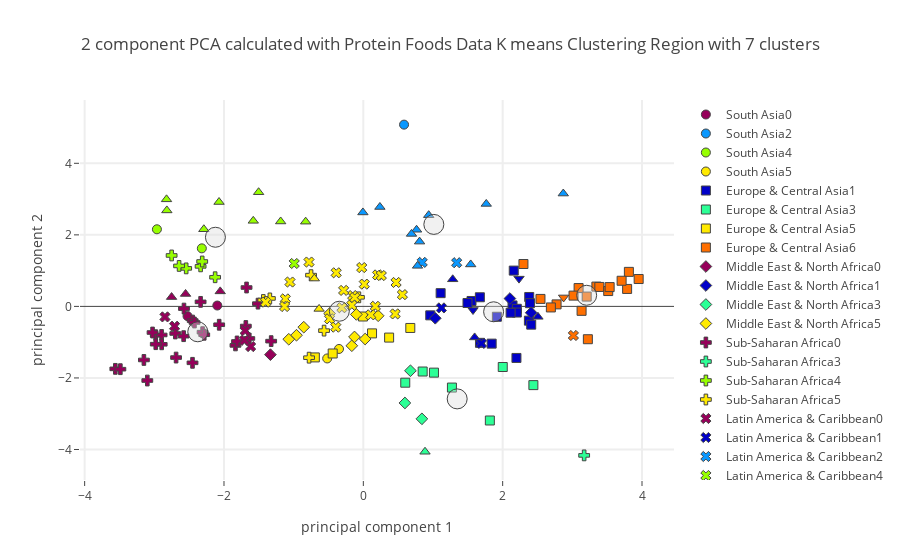

The notebook cell this image was saved under:
### Code cell
# Plot using plotly on Region level.

plot_plotly(protein_group_merged_df,"Region",region_centers,7,"Protein Foods",'')

### Figure 1 — Plotly figure (JSON) as saved in the notebook; plotly's stock layout.template omitted (floating-point values rounded to 4 significant figures)
{"data": [{"marker": {"color": "rgb(150,0,90)", "line": {"width": 1}, "size": 9, "symbol": 0}, "mode": "markers", "name": "South Asia0", "text": ["India", "Nepal"], "type": "scatter", "uid": "0c7c307b-0196-4684-9fcd-18c33885a10e", "x": [-2.096, -2.523], "y": [0.02439, -0.2714]}, {"marker": {"color": "rgb(0,0,200)", "line": {"width": 1}, "size": 9, "symbol": 0}, "mode": "markers", "name": "South Asia1", "text": [], "type": "scatter", "uid": "88d1b104-3154-4be4-bde7-05240ef96ac6", "x": [], "y": []}, {"marker": {"color": "rgb(10,152,255)", "line": {"width": 1}, "size": 9, "symbol": 0}, "mode": "markers", "name": "South Asia2", "text": ["Maldives"], "type": "scatter", "uid": "6b90b329-7bc9-4239-b20b-76a173948de7", "x": [0.5844], "y": [5.082]}, {"marker": {"color": "rgb(44,255,150)", "line": {"width": 1}, "size": 9, "symbol": 0}, "mode": "markers", "name": "South Asia3", "text": [], "type": "scatter", "uid": "798cfd6d-bc33-4e91-bceb-727db0a125a3", "x": [], "y": []}, {"marker": {"color": "rgb(151,255,0)", "line": {"width": 1}, "size": 9, "symbol": 0}, "mode": "markers", "name": "South Asia4", "text": ["Bangladesh", "Sri Lanka"], "type": "scatter", "uid": "d325b7d9-7504-4b1a-a966-a04b72f05106", "x": [-2.963, -2.318], "y": [2.156, 1.623]}, {"marker": {"color": "rgb(255,234,0)", "line": {"width": 1}, "size": 9, "symbol": 0}, "mode": "markers", "name": "South Asia5", "text": ["Afghanistan", "Pakistan"], "type": "scatter", "uid": "aab570bc-ba29-455e-af9e-dda1f9cb3596", "x": [-0.5187, -0.3491], "y": [-1.455, -1.19]}, {"marker": {"color": "rgb(255,111,0)", "line": {"width": 1}, "size": 9, "symbol": 0}, "mode": "markers", "name": "South Asia6", "text": [], "type": "scatter", "uid": "fae2ca85-bbde-469e-9f30-96d54910e8ae", "x": [], "y": []}, {"marker": {"color": "rgb(150,0,90)", "line": {"width": 1}, "size": 9, "symbol": 1}, "mode": "markers", "name": "Europe & Central Asia0", "text": [], "type": "scatter", "uid": "1fb6d173-2b68-410b-8d32-838c99be9329", "x": [], "y": []}, {"marker": {"color": "rgb(0,0,200)", "line": {"width": 1}, "size": 9, "symbol": 1}, "mode": "markers", "name": "Europe & Central Asia1", "text": ["Armenia", "Belgium", "Bulgaria", "Croatia", "Cyprus", "Czechia", "Greece", "Hungary", "Ireland", "Italy", "Montenegro", "Portugal", "Romania", "Slovakia", "Slovenia", "Switzerland", "Ukraine", "United Kingdom"], "type": "scatter", "uid": "2cef01e6-4c77-4d3f-bc70-7a117785f0d5", "x": [1.674, 2.141, 0.9604, 1.553, 1.11, 2.381, 2.198, 1.673, 2.377, 2.392, 2.41, 2.159, 1.842, 1.495, 1.917, 2.203, 2.203, 2.114], "y": [-1.018, 0.027, -0.2496, 0.1516, 0.3705, 0.2632, -1.441, 0.2556, -0.3982, 0.09001, -0.5105, 1.001, -1.041, 0.09486, -0.2896, -0.0672, -0.1715, -0.1765]}, {"marker": {"color": "rgb(10,152,255)", "line": {"width": 1}, "size": 9, "symbol": 1}, "mode": "markers", "name": "Europe & Central Asia2", "text": [], "type": "scatter", "uid": "b5c88c09-ea87-40d5-8c04-d430947bd07f", "x": [], "y": []}, {"marker": {"color": "rgb(44,255,150)", "line": {"width": 1}, "size": 9, "symbol": 1}, "mode": "markers", "name": "Europe & Central Asia3", "text": ["Albania", "Azerbaijan", "Kazakhstan", "Kyrgyzstan", "Turkey", "Turkmenistan", "Uzbekistan"], "type": "scatter", "uid": "33512725-523f-4309-8eb4-87cd6c443b20", "x": [2.441, 1.272, 2.001, 0.6016, 0.8515, 1.816, 1.014], "y": [-2.2, -2.269, -1.694, -2.133, -1.821, -3.189, -1.852]}, {"marker": {"color": "rgb(151,255,0)", "line": {"width": 1}, "size": 9, "symbol": 1}, "mode": "markers", "name": "Europe & Central Asia4", "text": [], "type": "scatter", "uid": "e620616f-462d-4414-91e9-9b1d4b06e39a", "x": [], "y": []}, {"marker": {"color": "rgb(255,234,0)", "line": {"width": 1}, "size": 9, "symbol": 1}, "mode": "markers", "name": "Europe & Central Asia5", "text": ["Bosnia and Herzegovina", "Georgia", "Republic of Moldova", "Serbia", "Tajikistan", "North Macedonia"], "type": "scatter", "uid": "37372f28-fee8-4ce6-b58d-759f6862ecf9", "x": [-0.4398, 0.3701, -0.005578, 0.6741, -0.6961, 0.1249], "y": [-1.316, -0.8717, -0.2823, -0.6027, -1.426, -0.7541]}, {"marker": {"color": "rgb(255,111,0)", "line": {"width": 1}, "size": 9, "symbol": 1}, "mode": "markers", "name": "Europe & Central Asia6", "text": ["Austria", "Belarus", "Denmark", "Estonia", "Finland", "France", "Germany", "Iceland", "Latvia", "Lithuania", "Luxembourg", "Netherlands", "Norway", "Poland", "Russian Federation", "Spain", "Sweden"], "type": "scatter", "uid": "ce20ed24-a939-46ac-9d67-50af4cfebdc5", "x": [3.345, 3.952, 3.387, 3.223, 3.786, 2.774, 3.09, 3.017, 3.133, 3.812, 3.206, 3.515, 2.543, 3.707, 2.692, 2.298, 3.536], "y": [0.554, 0.7652, 0.5441, -0.9178, 0.4882, 0.05658, 0.5125, 0.3014, -0.1242, 0.9653, 0.2745, 0.4291, 0.2094, 0.7168, -0.02923, 1.185, 0.5399]}, {"marker": {"color": "rgb(150,0,90)", "line": {"width": 1}, "size": 9, "symbol": 2}, "mode": "markers", "name": "Middle East & North Africa0", "text": ["Djibouti"], "type": "scatter", "uid": "10326cab-3941-46de-9ddc-987faa22d46b", "x": [-1.333], "y": [-1.349]}, {"marker": {"color": "rgb(0,0,200)", "line": {"width": 1}, "size": 9, "symbol": 2}, "mode": "markers", "name": "Middle East & North Africa1", "text": ["Israel", "Kuwait", "Malta"], "type": "scatter", "uid": "573d9665-f37b-4b22-b456-dbac45c75361", "x": [2.409, 1.033, 2.104], "y": [-0.1767, -0.3314, 0.2191]}, {"marker": {"color": "rgb(10,152,255)", "line": {"width": 1}, "size": 9, "symbol": 2}, "mode": "markers", "name": "Middle East & North Africa2", "text": [], "type": "scatter", "uid": "8289c141-18b5-4050-93d3-bd3ae5ec1f11", "x": [], "y": []}, {"marker": {"color": "rgb(44,255,150)", "line": {"width": 1}, "size": 9, "symbol": 2}, "mode": "markers", "name": "Middle East & North Africa3", "text": ["Algeria", "Morocco", "Tunisia"], "type": "scatter", "uid": "eff181a8-8870-4da9-9a6f-311e8ab79087", "x": [0.5966, 0.8407, 0.6763], "y": [-2.699, -3.143, -1.799]}, {"marker": {"color": "rgb(151,255,0)", "line": {"width": 1}, "size": 9, "symbol": 2}, "mode": "markers", "name": "Middle East & North Africa4", "text": [], "type": "scatter", "uid": "2f33d0e3-aaf7-42be-9a00-1052b095774c", "x": [], "y": []}, {"marker": {"color": "rgb(255,234,0)", "line": {"width": 1}, "size": 9, "symbol": 2}, "mode": "markers", "name": "Middle East & North Africa5", "text": ["Egypt", "Iran (Islamic Republic of)", "Iraq", "Jordan", "Lebanon", "Oman", "Saudi Arabia", "United Arab Emirates", "Yemen"], "type": "scatter", "uid": "3c01480c-deed-4e16-934e-56d95e21b97f", "x": [-0.9592, -0.1651, -0.4844, 0.0263, -0.1268, 0.2132, -0.1002, -0.8549, -1.07], "y": [-0.8056, -1.099, -0.1994, -0.9124, -0.8537, -0.2613, -0.2242, -0.5811, -0.9182]}, {"marker": {"color": "rgb(255,111,0)", "line": {"width": 1}, "size": 9, "symbol": 2}, "mode": "markers", "name": "Middle East & North Africa6", "text": [], "type": "scatter", "uid": "ac1e1106-dff5-4169-bd83-fa6c23069ea9", "x": [], "y": []}, {"marker": {"color": "rgb(150,0,90)", "line": {"width": 1}, "size": 9, "symbol": 3}, "mode": "markers", "name": "Sub-Saharan Africa0", "text": ["Angola", "Benin", "Botswana", "Burkina Faso", "Cabo Verde", "Cameroon", "Central African Republic", "Chad", "CÃƒÂ´te d'Ivoire", "Ethiopia", "Gambia", "Ghana", "Kenya", "Lesotho", "Malawi", "Mali", "Mozambique", "Namibia", "Niger", "Nigeria", "Rwanda", "Eswatini", "Togo", "Uganda", "United Republic of Tanzania", "Zambia", "Zimbabwe"], "type": "scatter", "uid": "ad9bf6fc-1430-4c88-b43a-f8d2129a0782", "x": [-1.687, -2.574, -1.323, -2.699, -1.512, -2.979, -1.835, -2.069, -2.336, -2.688, -1.676, -2.45, -2.452, -3.101, -3.56, -2.307, -2.895, -1.637, -3.15, -2.424, -3.487, -1.813, -3.025, -2.894, -2.979, -2.579, -2.284], "y": [-0.5484, -0.06102, -0.9707, -0.7571, 0.0766, -0.8051, -1.09, -0.5123, 0.1268, -1.43, 0.5279, -0.3964, -1.577, -2.072, -1.746, -0.72, -0.7983, -0.8966, -1.497, -0.4495, -1.755, -0.9804, -0.7302, -1.059, -1.056, -0.8321, -0.7922]}, {"marker": {"color": "rgb(0,0,200)", "line": {"width": 1}, "size": 9, "symbol": 3}, "mode": "markers", "name": "Sub-Saharan Africa1", "text": [], "type": "scatter", "uid": "e4c0e8e1-ccbf-4af8-bb4e-5eb149a6395d", "x": [], "y": []}, {"marker": {"color": "rgb(10,152,255)", "line": {"width": 1}, "size": 9, "symbol": 3}, "mode": "markers", "name": "Sub-Saharan Africa2", "text": [], "type": "scatter", "uid": "9fa8183e-167e-4ce6-ad9b-5b2da52d7e09", "x": [], "y": []}, {"marker": {"color": "rgb(44,255,150)", "line": {"width": 1}, "size": 9, "symbol": 3}, "mode": "markers", "name": "Sub-Saharan Africa3", "text": ["Sudan"], "type": "scatter", "uid": "5b6bc79d-e6e4-4e67-9e74-f457d9c3088d", "x": [3.17], "y": [-4.165]}, {"marker": {"color": "rgb(151,255,0)", "line": {"width": 1}, "size": 9, "symbol": 3}, "mode": "markers", "name": "Sub-Saharan Africa4", "text": ["Guinea", "Guinea-Bissau", "Liberia", "Madagascar", "Senegal", "Sierra Leone"], "type": "scatter", "uid": "933f75de-f96a-4da9-8775-547708a44243", "x": [-2.543, -2.336, -2.313, -2.645, -2.127, -2.752], "y": [1.063, 1.119, 1.255, 1.132, 0.8148, 1.424]}, {"marker": {"color": "rgb(255,234,0)", "line": {"width": 1}, "size": 9, "symbol": 3}, "mode": "markers", "name": "Sub-Saharan Africa5", "text": ["Congo (note no data in Food suppley tables for DRC)", "Gabon", "Mauritania", "Mauritius", "Sao Tome and Principe", "South Africa"], "type": "scatter", "uid": "2a88d066-e385-42fa-a256-97ee3d88bbaf", "x": [-1.436, -0.7501, -0.779, -0.06329, -1.341, -0.5635], "y": [0.1791, 0.8739, -1.433, 0.2543, 0.2232, -0.6771]}, {"marker": {"color": "rgb(255,111,0)", "line": {"width": 1}, "size": 9, "symbol": 3}, "mode": "markers", "name": "Sub-Saharan Africa6", "text": [], "type": "scatter", "uid": "0d2d08b3-df95-47c6-b460-e6dd8d93b19a", "x": [], "y": []}, {"marker": {"color": "rgb(150,0,90)", "line": {"width": 1}, "size": 9, "symbol": 4}, "mode": "markers", "name": "Latin America & Caribbean0", "text": ["El Salvador", "Guatemala", "Haiti", "Honduras", "Nicaragua"], "type": "scatter", "uid": "b10bbc06-be82-4372-9d70-5d4ddc298655", "x": [-1.617, -1.706, -2.847, -1.696, -2.709], "y": [-1.122, -0.949, -0.2932, -0.6803, -0.5538]}, {"marker": {"color": "rgb(0,0,200)", "line": {"width": 1}, "size": 9, "symbol": 4}, "mode": "markers", "name": "Latin America & Caribbean1", "text": ["Chile", "Uruguay"], "type": "scatter", "uid": "3a7c2260-f330-421d-81af-84ea2a52eb87", "x": [1.12, 1.695], "y": [-0.04205, -1.035]}, {"marker": {"color": "rgb(10,152,255)", "line": {"width": 1}, "size": 9, "symbol": 4}, "mode": "markers", "name": "Latin America & Caribbean2", "text": ["Antigua and Barbuda", "Bahamas"], "type": "scatter", "uid": "a91e1343-2fe7-4c93-883e-b11b506e3618", "x": [0.8453, 1.34], "y": [1.231, 1.221]}, {"marker": {"color": "rgb(44,255,150)", "line": {"width": 1}, "size": 9, "symbol": 4}, "mode": "markers", "name": "Latin America & Caribbean3", "text": [], "type": "scatter", "uid": "0383dc66-0c5a-42cb-8c53-9bf9aac0f10b", "x": [], "y": []}, {"marker": {"color": "rgb(151,255,0)", "line": {"width": 1}, "size": 9, "symbol": 4}, "mode": "markers", "name": "Latin America & Caribbean4", "text": ["Guyana"], "type": "scatter", "uid": "0cd88d20-0377-4ae3-ac23-ef9259dd6cbc", "x": [-0.992], "y": [1.2]}, {"marker": {"color": "rgb(255,234,0)", "line": {"width": 1}, "size": 9, "symbol": 4}, "mode": "markers", "name": "Latin America & Caribbean5", "text": ["Barbados", "Belize", "Bolivia (Plurinational State of)", "Brazil", "Colombia", "Costa Rica", "Cuba", "Dominica", "Dominican Republic", "Ecuador", "Grenada", "Jamaica", "Mexico", "Panama", "Paraguay", "Peru", "Saint Kitts and Nevis", "Saint Lucia", "Saint Vincent and the Grenadines", "Suriname", "Trinidad and Tobago", "Venezuela (Bolivarian Republic of)"], "type": "scatter", "uid": "381dc3b8-4fe3-44e6-8ded-bbcfae842e45", "x": [0.5605, -1.12, -0.4843, 0.4567, -0.3074, -0.1526, -1.402, 0.1727, -1.052, 0.01381, 0.2056, -0.2827, -0.3953, -0.3891, 0.1062, -1.13, -0.02307, 0.4704, 0.258, -0.7798, -0.1237, -0.165], "y": [0.3292, 0.2099, -0.3477, -0.2102, -0.03675, 0.3033, 0.118, 0.002044, 0.6811, 0.6222, 0.8799, 0.4469, -0.5807, 0.9398, -0.2359, -0.003202, 1.085, 0.6694, 0.8627, 1.24, 0.245, 0.03305]}, {"marker": {"color": "rgb(255,111,0)", "line": {"width": 1}, "size": 9, "symbol": 4}, "mode": "markers", "name": "Latin America & Caribbean6", "text": ["Argentina"], "type": "scatter", "uid": "90c7fa5c-aa25-4947-879a-2563881c7500", "x": [3.015], "y": [-0.8129]}, {"marker": {"color": "rgb(150,0,90)", "line": {"width": 1}, "size": 9, "symbol": 5}, "mode": "markers", "name": "East Asia & Pacific0", "text": ["Democratic People's Republic of Korea", "Solomon Islands", "Timor-Leste"], "type": "scatter", "uid": "4be0c6d5-906d-42a8-afe1-ed88177ddf09", "x": [-2.551, -2.054, -2.752], "y": [0.3475, 0.4198, 0.2607]}, {"marker": {"color": "rgb(0,0,200)", "line": {"width": 1}, "size": 9, "symbol": 5}, "mode": "markers", "name": "East Asia & Pacific1", "text": ["Australia", "New Caledonia", "New Zealand"], "type": "scatter", "uid": "44d7013c-cdae-496c-81c1-f0025e8fdc03", "x": [2.506, 1.283, 1.598], "y": [-0.2917, 0.7575, -0.8674]}, {"marker": {"color": "rgb(10,152,255)", "line": {"width": 1}, "size": 9, "symbol": 5}, "mode": "markers", "name": "East Asia & Pacific2", "text": ["Brunei Darussalam", "China, Hong Kong SAR", "China, Macao SAR", "China, mainland", "China, Taiwan Province of", "French Polynesia", "Japan", "Malaysia", "Republic of Korea", "Samoa"], "type": "scatter", "uid": "8af545f3-6b2b-4be1-8c29-cd8fe1d3f576", "x": [0.7641, 2.87, 1.765, 0.8072, 0.6916, 1.541, 0.9381, -0.006129, 0.2378, 0.778], "y": [2.142, 3.155, 2.865, 1.811, 2.027, 1.173, 2.551, 2.627, 2.779, 1.134]}, {"marker": {"color": "rgb(44,255,150)", "line": {"width": 1}, "size": 9, "symbol": 5}, "mode": "markers", "name": "East Asia & Pacific3", "text": ["Mongolia"], "type": "scatter", "uid": "4f0bee8c-4ed9-445e-9785-078ed9a39a33", "x": [0.8852], "y": [-4.063]}, {"marker": {"color": "rgb(151,255,0)", "line": {"width": 1}, "size": 9, "symbol": 5}, "mode": "markers", "name": "East Asia & Pacific4", "text": ["Cambodia", "Indonesia", "Kiribati", "Lao People's Democratic Republic", "Myanmar", "Philippines", "Thailand", "Viet Nam"], "type": "scatter", "uid": "d2fedbc7-15b2-4f88-a3b5-5503fa761ff2", "x": [-2.825, -2.289, -0.8278, -2.82, -2.071, -1.58, -1.186, -1.503], "y": [2.993, 2.157, 2.369, 2.683, 2.918, 2.392, 2.374, 3.192]}, {"marker": {"color": "rgb(255,234,0)", "line": {"width": 1}, "size": 9, "symbol": 5}, "mode": "markers", "name": "East Asia & Pacific5", "text": ["Fiji", "Vanuatu"], "type": "scatter", "uid": "268f3263-dc8b-45dd-8178-09cca4817d51", "x": [-0.6347, -0.7034], "y": [-0.07026, 0.7783]}, {"marker": {"color": "rgb(255,111,0)", "line": {"width": 1}, "size": 9, "symbol": 5}, "mode": "markers", "name": "East Asia & Pacific6", "text": [], "type": "scatter", "uid": "a4145e7a-05d7-4c6c-a5f0-fd7d9276f2ed", "x": [], "y": []}, {"marker": {"color": "rgb(150,0,90)", "line": {"width": 1}, "size": 9, "symbol": 6}, "mode": "markers", "name": "North America0", "text": [], "type": "scatter", "uid": "7fe0f7fb-57e7-431f-aff0-85f2da7e11d5", "x": [], "y": []}, {"marker": {"color": "rgb(0,0,200)", "line": {"width": 1}, "size": 9, "symbol": 6}, "mode": "markers", "name": "North America1", "text": ["Bermuda", "Canada"], "type": "scatter", "uid": "ad2e78c1-a5af-4608-84cf-7212c8cefeab", "x": [2.234, 1.574], "y": [0.7769, -0.1001]}, {"marker": {"color": "rgb(10,152,255)", "line": {"width": 1}, "size": 9, "symbol": 6}, "mode": "markers", "name": "North America2", "text": [], "type": "scatter", "uid": "ecc95cf5-e261-40e1-833a-646d1921b537", "x": [], "y": []}, {"marker": {"color": "rgb(44,255,150)", "line": {"width": 1}, "size": 9, "symbol": 6}, "mode": "markers", "name": "North America3", "text": [], "type": "scatter", "uid": "39610fd4-c772-42d3-b4c8-b3b999174077", "x": [], "y": []}, {"marker": {"color": "rgb(151,255,0)", "line": {"width": 1}, "size": 9, "symbol": 6}, "mode": "markers", "name": "North America4", "text": [], "type": "scatter", "uid": "290f1b1d-d176-4a04-b6f2-8d50a7469a8f", "x": [], "y": []}, {"marker": {"color": "rgb(255,234,0)", "line": {"width": 1}, "size": 9, "symbol": 6}, "mode": "markers", "name": "North America5", "text": [], "type": "scatter", "uid": "a9791c17-696f-403c-9679-359be884de65", "x": [], "y": []}, {"marker": {"color": "rgb(255,111,0)", "line": {"width": 1}, "size": 9, "symbol": 6}, "mode": "markers", "name": "North America6", "text": ["United States of America"], "type": "scatter", "uid": "5793e9fe-279c-42e9-93a8-0a76c76888ae", "x": [2.875], "y": [0.2513]}, {"marker": {"color": "rgba(220, 220, 220, .4)", "line": {"width": 1}, "size": 20}, "mode": "markers", "name": "Center", "type": "scatter", "uid": "0e0129ed-f2ab-4f7d-bfd7-4b5bce1a253c", "x": [-2.376, 1.87, 1.012, 1.347, -2.123, -0.3446, 3.206], "y": [-0.7097, -0.15, 2.292, -2.586, 1.933, -0.1356, 0.311]}], "layout": {"hovermode": "closest", "showlegend": true, "title": {"text": "2 component PCA calculated with Protein Foods Data K means Clustering Region with 7 clusters"}, "xaxis": {"gridwidth": 2, "ticklen": 5, "title": {"text": "principal component 1"}, "zeroline": false}, "yaxis": {"gridwidth": 2, "ticklen": 5, "title": {"text": "principal component 2"}}}}
